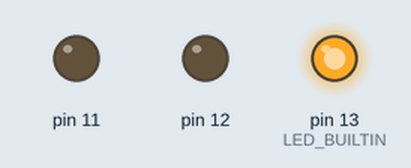
The sketch below on a simulated Arduino Uno, built with avr-gcc and run on an emulated ATmega328P. Shown: output pins drawn as LEDs (lit = HIGH).

Above: at 0.1 s.
At 10.1 s:
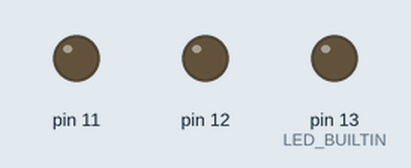
At 56.1 s:
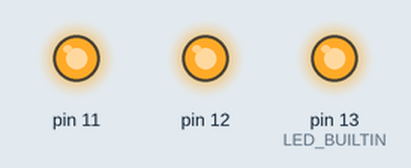
At 122.1 s:
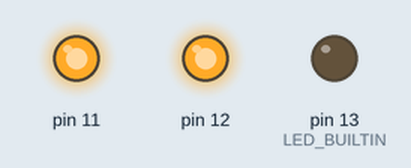
Timing chart, 0 to 123.6 s (numbered marks = the images above):
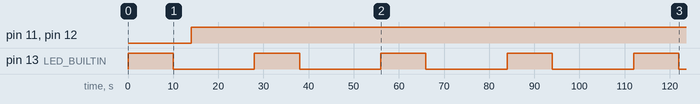

Measured:
- by itself, pin 11, pin 12: LOW → HIGH at 14.0 s
- by itself, pin 13 (LED_BUILTIN): alternates HIGH for 10.0 s and LOW for 18.0 s

The sketch:

Practica_12_Victor.ino
```cpp
// C++ code
//
void setup()
{
  pinMode(LED_BUILTIN, OUTPUT);
  pinMode(11, OUTPUT);
  pinMode(12, OUTPUT);
}

void loop()
{
  digitalWrite(LED_BUILTIN, HIGH);
  delay(10000); // Wait for 10000 millisecond(s)
  digitalWrite(LED_BUILTIN, LOW);
  delay(4000); // Wait for 4000 millisecond(s)
  digitalWrite(11, HIGH);
  digitalWrite(12, HIGH);
  delay(10000); // Wait for 10000 millisecond(s)
  digitalWrite(LED_BUILTIN, LOW);
  digitalWrite(LED_BUILTIN, LOW);
  delay(4000); // Wait for 4000 millisecond(s)
}
```
